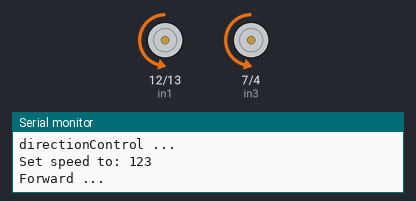
The program below on a simulated Arduino Uno, built with avr-gcc and run on an emulated ATmega328P. Shown: motor-driver pin pairs drawn as motors (green arrow = first pin HIGH = forward, orange = second pin HIGH = backward, longer = more drive, scaled by the enable pin), the last lines printed to the serial monitor.

Above: at 1.0 s.
At 6.0 s:
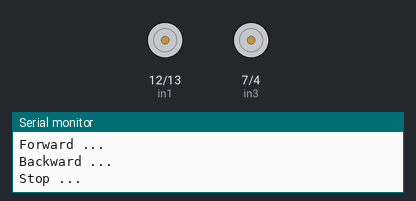
At 20.29 s:
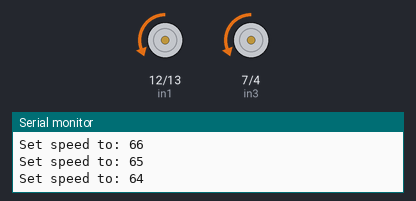
At 25.7 s:
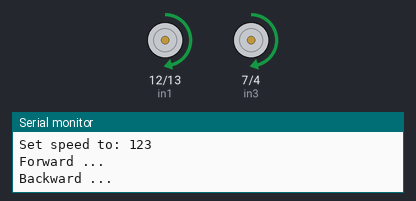
Timing chart, 0 to 29.6 s (numbered marks = the images above):
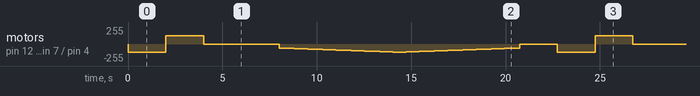

The program:

main.cpp
```cpp
#include <Arduino.h>

// Motor A connections
const int enA = 11;
const int in1 = 12;
const int in2 = 13;
// Motor B connections
const int in3 = 7;
const int in4 = 4;
const int enB = 3;

const int minSpeed = 60;
const int maxSpeed = 123;

void setup() {
    // Serial Port begin
    Serial.begin(9600);

    // Set all the motor control pins to outputs
    pinMode(enA, OUTPUT);
    pinMode(enB, OUTPUT);
    pinMode(in1, OUTPUT);
    pinMode(in2, OUTPUT);
    pinMode(in3, OUTPUT);
    pinMode(in4, OUTPUT);

    // Turn off motors - Initial state
    digitalWrite(in1, LOW);
    digitalWrite(in2, LOW);
    digitalWrite(in3, LOW);
    digitalWrite(in4, LOW);

    Serial.println("Engine start ...");
}

void forward() {
    Serial.println("Forward ...");
    digitalWrite(in1, LOW);
    digitalWrite(in2, HIGH);
    digitalWrite(in3, LOW);
    digitalWrite(in4, HIGH);
}

void backward() {
    Serial.println("Backward ...");
    digitalWrite(in1, HIGH);
    digitalWrite(in2, LOW);
    digitalWrite(in3, HIGH);
    digitalWrite(in4, LOW);
}

void stop() {
    Serial.println("Stop ...");
    digitalWrite(in1, LOW);
    digitalWrite(in2, LOW);
    digitalWrite(in3, LOW);
    digitalWrite(in4, LOW);
}

void speed(int sp) {
    Serial.print("Set speed to: ");
    Serial.println(sp);
    analogWrite(enA, sp);
    analogWrite(enB, sp);
}

// This function lets you control spinning direction of motors
void directionControl() {

    speed(maxSpeed);

    forward();
    delay(2000);

    backward();
    delay(2000);

    stop();
    delay(2000);
}

// This function lets you control speed of the motors
void speedControl() {

    forward();

    // Accelerate from zero to maximum speed
    Serial.println("Speed up ...");
    for (int i = minSpeed; i < maxSpeed; i++) {
        speed(i);
        delay(100);
    }

    // Decelerate from maximum speed to zero
    Serial.println("Slow down ...");
    for (int i = maxSpeed; i >= minSpeed; --i) {
        speed(i);
        delay(100);
    }

    stop();
}

void loop() {
    Serial.println("directionControl ...");
    directionControl();
    delay(2000);
    Serial.println("speedControl ...");
    speedControl();
    delay(2000);
}
```
